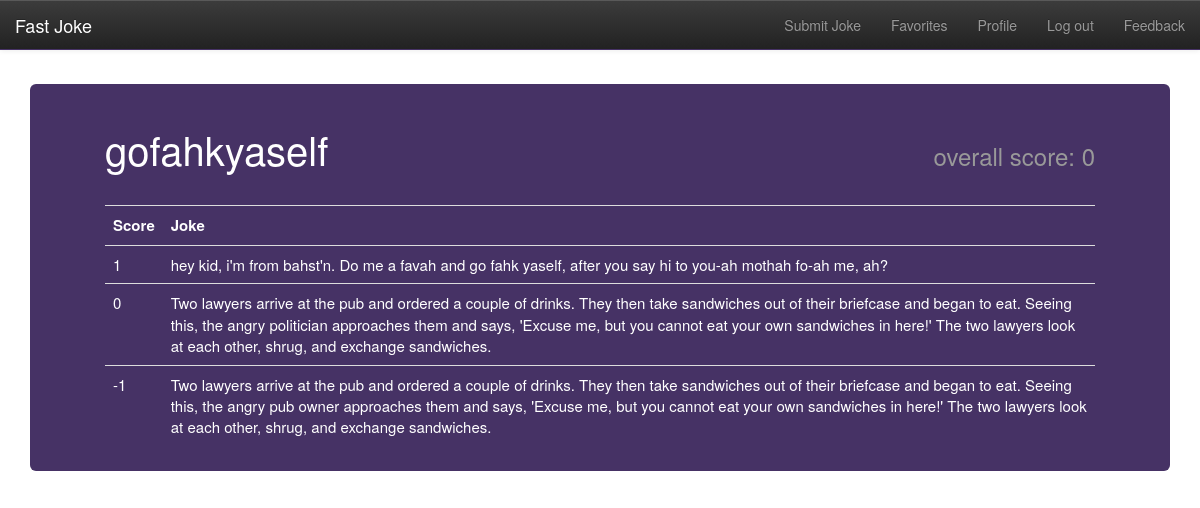
The app's page /user/gofahkyaself/ (signed in) with its own data.
### jokeFeed/models.py (models this page shows, shortened)
class Joke(models.Model):
	owner = models.ForeignKey(User, related_name='owns')
	text = models.TextField(max_length=1000)
	upVotes = models.IntegerField()
	downVotes = models.IntegerField()
	date = models.DateTimeField()
	def _get_score(self):
		return self.upVotes - self.downVotes
	score = property(_get_score)
	def _get_absolute_url(self):
		return reverse('detail', args=[self.id])
	url = property(_get_absolute_url)

### jokeFeed/views.py (the view)
# urls.py: url(r'^user/(?P<username>.+)/$', 'view_profile', name='profile'),
@login_required()
def view_profile(request, username):
	if not username:
		curUser = UserProfile.objects.get(user=User.objects.get(id=request.user.id))
	else:
		try:
			curUser = UserProfile.objects.get(user=User.objects.get(username=username))
		except:
			return HttpResponseRedirect(reverse('jokeFeed:index'))
	joke_list = curUser.user.owns.all()
	total_score = 0
	for joke in joke_list:
		total_score += joke.score
	joke_list = sorted(joke_list, key = lambda joke: joke.score, reverse=True)
	context = { 'joke_list' : joke_list, 'username' : curUser.user.username, 'total_score' : total_score }
	return render(request, 'jokeFeed/profile.html', context)

### jokeFeed/templates/jokeFeed/profile.html (shortened to what this page needs)
{% extends "base.html" %}
{% block content %}
<div class="container">
	<div class="jumbotron">
		<div class="container">
		<h1 class='left'>{{ username }}<small></h1><h1 class='right'> overall score: {{ total_score }}</small></h1>
		<br><br/><br>
		<table class="table">
			<tbody>
				<tr<th><td><strong>Score</strong></td><td><strong>Joke</strong></td></th></tr>
				{% for joke in joke_list %}
				<tr><td>{{ joke.score }}</td><td><a style="color:#ffffff;"href="/{{joke.id}}">{{ joke.text }}</a></td></tr>
				{% endfor %}
			</tbody>
		</table>
		</div>
	</div>
</div>
{% endblock %}

### records on screen
Joke: score "1", text "hey kid, i'm from bahst'n. Do me a favah and go fahk yaself, after you say hi to you-ah mothah fo-ah me, ah?"
Joke: score "0", text "Two lawyers arrive at the pub and ordered a couple of drinks. They then take sandwiches out of their briefcase and began to eat. Seeing this, the angry politician approaches them and says, 'Excuse me, but you cannot eat your own sandwiches in here!' The two lawyers look at each other, shrug, and exchange sandwiches."
Joke: score "-1", text "Two lawyers arrive at the pub and ordered a couple of drinks. They then take sandwiches out of their briefcase and began to eat. Seeing this, the angry pub owner approaches them and says, 'Excuse me, but you cannot eat your own sandwiches in here!' The two lawyers look at each other, shrug, and exchange sandwiches."

### other values on screen
{{ username }} "gofahkyaself"
{{ total_score }} "0"
